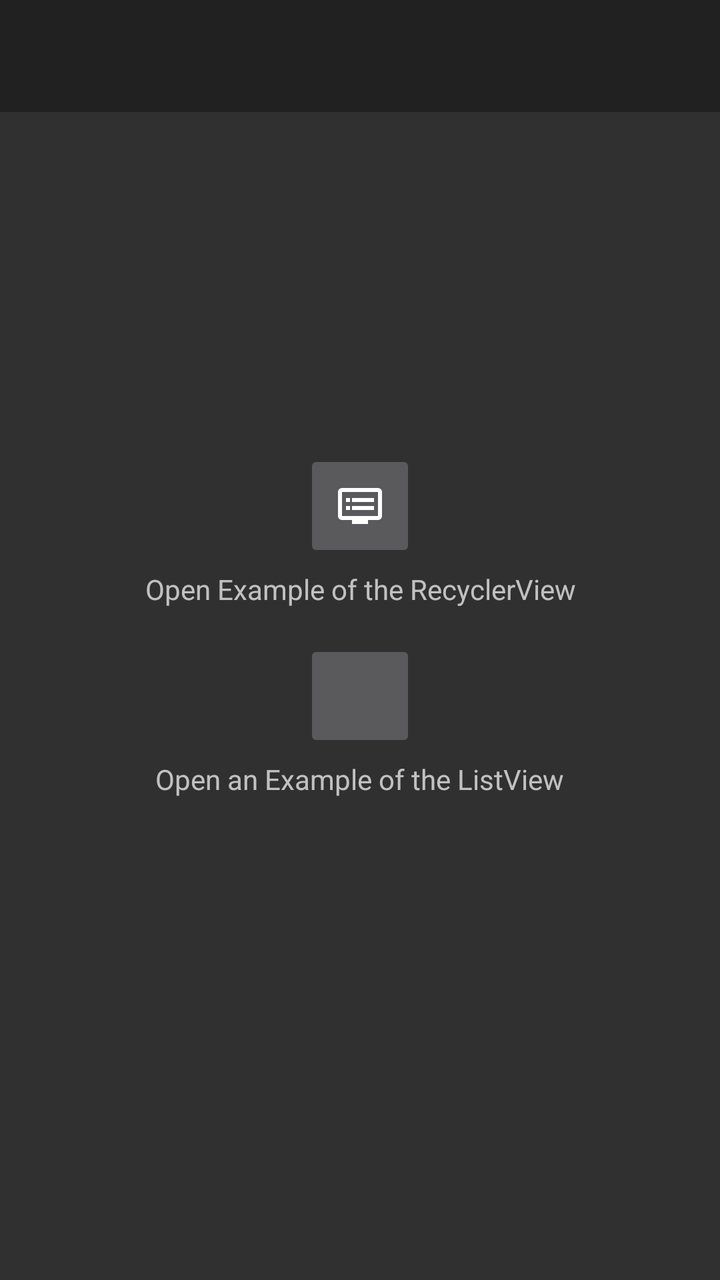
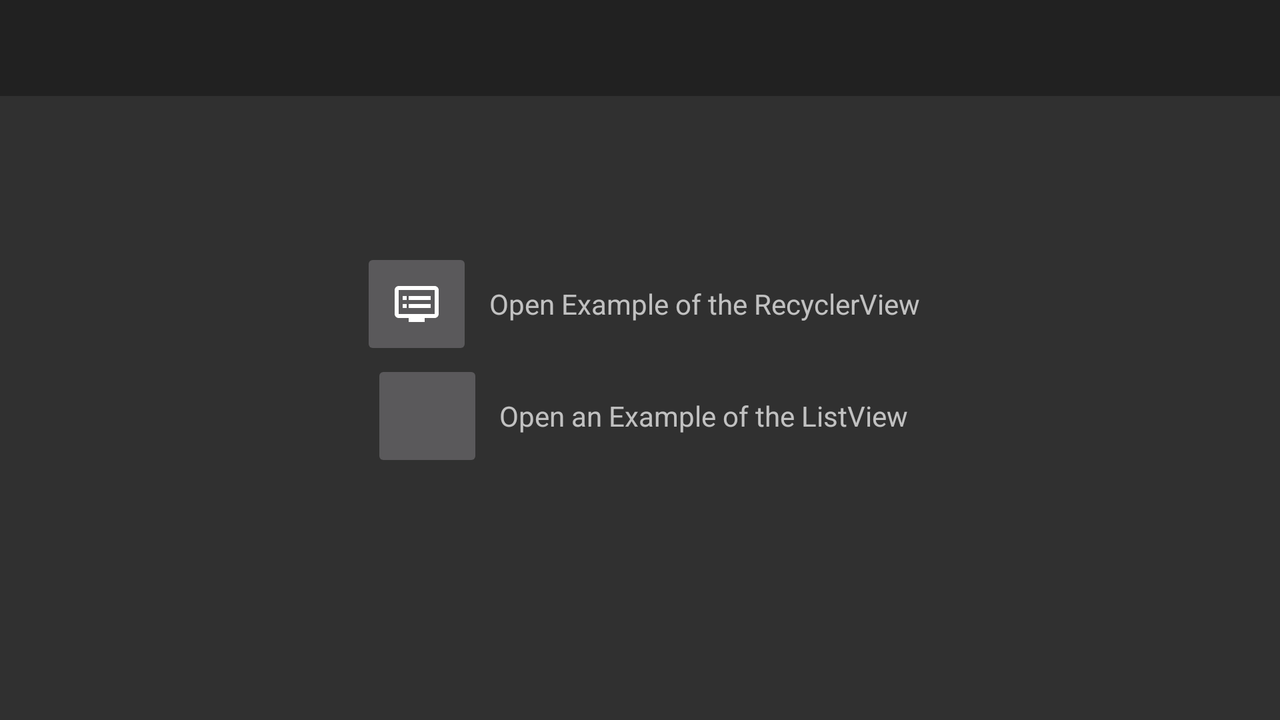

One screen, two layout resources from the same app: the default and the repository's alternative for another configuration. Each is rendered where Android would select it; the XML of both is given below.
<!-- AndroidManifest.xml: application theme Theme.AppCompat.NoActionBar -->
<!-- res/layout/activity_main.xml -->
<?xml version="1.0" encoding="utf-8"?>
<android.support.v4.widget.DrawerLayout xmlns:android="http://schemas.android.com/apk/res/android"
    xmlns:app="http://schemas.android.com/apk/res-auto"
    android:id="@+id/drawer_layout"
    android:layout_width="match_parent"
    android:layout_height="match_parent"
    android:fitsSystemWindows="true">

    <FrameLayout
        android:layout_width="match_parent"
        android:layout_height="match_parent">

        <LinearLayout
            android:layout_width="match_parent"
            android:layout_height="match_parent"
            android:orientation="vertical"
            android:layout_gravity="center_horizontal"
            android:gravity="center_vertical">

            <ImageButton
                android:id="@+id/openRecyclerView"
                android:layout_width="56dp"
                android:layout_height="56dp"
                android:src="@drawable/ic_recycler_24dp"
                android:layout_gravity="center_horizontal"
                android:layout_marginBottom="@dimen/small_wrap"/>
            <TextView
                android:layout_width="wrap_content"
                android:layout_height="wrap_content"
                android:text="@string/open_recycler_example"
                android:textAlignment="center"
                android:layout_gravity="center_horizontal"
                android:layout_marginBottom="@dimen/normal_large"/>

            <ImageButton
                android:id="@+id/openListView"
                android:layout_width="56dp"
                android:layout_height="56dp"
                android:src="@drawable/ic_list_24dp"
                android:layout_gravity="center_horizontal"
                android:layout_marginBottom="@dimen/small_wrap"/>
            <TextView
                android:layout_width="wrap_content"
                android:layout_height="wrap_content"
                android:text="@string/open_list_example"
                android:textAlignment="center"
                android:layout_gravity="center_horizontal"
                android:layout_marginBottom="@dimen/normal_large"/>
        </LinearLayout>

        <android.support.v7.widget.Toolbar
            android:id="@+id/toolbar"
            android:layout_width="match_parent"
            android:layout_height="?attr/actionBarSize"
            android:background="?attr/colorPrimary"
            android:theme="@style/ThemeOverlay.AppCompat.ActionBar" />
    </FrameLayout>

    <android.support.design.widget.NavigationView
        android:id="@+id/nav_view"
        android:layout_width="wrap_content"
        android:layout_height="match_parent"
        android:layout_gravity="start"
        android:fitsSystemWindows="true"
        app:headerLayout="@layout/nav_header"
        app:menu="@menu/drawer_view" />

</android.support.v4.widget.DrawerLayout>
<!-- res/layout/nav_header.xml (included above) -->
<?xml version="1.0" encoding="utf-8"?>
<LinearLayout xmlns:android="http://schemas.android.com/apk/res/android"
    android:layout_width="match_parent"
    android:layout_height="192dp"
    android:background="@color/colorPrimaryDark"
    android:gravity="bottom"
    android:orientation="vertical"
    android:padding="16dp"
    android:theme="@style/ThemeOverlay.AppCompat.Dark"
    android:weightSum="3">

    <ImageView
        android:id="@+id/nav_header_image"
        android:layout_width="140dp"
        android:layout_height="140dp"
        android:layout_gravity="center"
        android:layout_margin="2dp"
        android:layout_weight="2"/>

    <TextView
        android:layout_weight="1"
        android:textAlignment="center"
        android:layout_width="match_parent"
        android:layout_height="wrap_content"
        android:text="@string/beautiful_islands"
        android:textColor="#FFF"
        android:textAppearance="@style/TextAppearance.AppCompat.Body1" />
</LinearLayout>
<!-- resources referenced by this layout -->
<resources>
  <color name="colorPrimaryDark">#111111</color>
  <dimen name="normal_large">16dp</dimen>
  <dimen name="small_wrap">4dp</dimen>
  <!-- drawable ic_recycler_24dp (drawable) -->
  <vector xmlns:android="http://schemas.android.com/apk/res/android"
          android:width="24dp"
          android:height="24dp"
          android:viewportWidth="24.0"
          android:viewportHeight="24.0">
      <path
          android:fillColor="#FFFFFFFF"
          android:pathData="M21,3L3,3c-1.1,0 -2,0.9 -2,2v12c0,1.1 0.9,2 2,2h5v2h8v-2h5c1.1,0 1.99,-0.9 1.99,-2L23,5c0,-1.1 -0.9,-2 -2,-2zM21,17L3,17L3,5h18v12zM19,8L8,8v2h11L19,8zM19,12L8,12v2h11v-2zM7,8L5,8v2h2L7,8zM7,12L5,12v2h2v-2z"/>
  </vector>
  <string name="beautiful_islands">Beautiful Islands</string>
  <string name="open_list_example">Open an Example of the ListView</string>
  <string name="open_recycler_example">Open Example of the RecyclerView</string>
</resources>
<!-- res/layout-land/activity_main.xml (the repository's variant of the layout above) -->
<!-- drawn on the phone turned sideways -->
<?xml version="1.0" encoding="utf-8"?>
<android.support.v4.widget.DrawerLayout xmlns:android="http://schemas.android.com/apk/res/android"
    xmlns:app="http://schemas.android.com/apk/res-auto"
    android:id="@+id/drawer_layout"
    android:layout_width="match_parent"
    android:layout_height="match_parent"
    android:fitsSystemWindows="true">

    <FrameLayout
        android:layout_width="match_parent"
        android:layout_height="match_parent">

        <LinearLayout
            android:layout_width="match_parent"
            android:layout_height="match_parent"
            android:layout_gravity="center_horizontal"
            android:gravity="center_vertical"
            android:orientation="vertical">

            <LinearLayout
                android:layout_width="wrap_content"
                android:layout_height="wrap_content"
                android:orientation="horizontal"
                android:layout_gravity="center_horizontal">

                <ImageButton
                    android:id="@+id/openRecyclerView"
                    android:layout_width="56dp"
                    android:layout_height="56dp"
                    android:layout_gravity="center_horizontal"
                    android:src="@drawable/ic_recycler_24dp"
                    android:layout_marginRight="@dimen/normal_wrap"/>

                <TextView
                    android:layout_width="wrap_content"
                    android:layout_height="wrap_content"
                    android:layout_gravity="center_vertical"
                    android:text="@string/open_recycler_example"
                    android:textAlignment="center" />
            </LinearLayout>

            <LinearLayout
                android:layout_width="wrap_content"
                android:layout_height="wrap_content"
                android:orientation="horizontal"
                android:layout_gravity="center_horizontal">

                <ImageButton
                    android:id="@+id/openListView"
                    android:layout_width="56dp"
                    android:layout_height="56dp"
                    android:layout_gravity="center_horizontal"
                    android:src="@drawable/ic_list_24dp"
                    android:layout_marginRight="@dimen/normal_wrap" />

                <TextView
                    android:layout_width="wrap_content"
                    android:layout_height="wrap_content"
                    android:layout_gravity="center_vertical"
                    android:text="@string/open_list_example"
                    android:textAlignment="center" />
            </LinearLayout>
        </LinearLayout>

        <android.support.v7.widget.Toolbar
            android:id="@+id/toolbar"
            android:layout_width="match_parent"
            android:layout_height="?attr/actionBarSize"
            android:background="?attr/colorPrimary"
            android:theme="@style/ThemeOverlay.AppCompat.ActionBar" />
    </FrameLayout>

    <android.support.design.widget.NavigationView
        android:id="@+id/nav_view"
        android:layout_width="wrap_content"
        android:layout_height="match_parent"
        android:layout_gravity="start"
        android:fitsSystemWindows="true"
        app:headerLayout="@layout/nav_header"
        app:menu="@menu/drawer_view" />

</android.support.v4.widget.DrawerLayout>
<!-- resources referenced by the variant -->
<!-- as the phone turned sideways resolves them -->
<resources>
  <color name="colorPrimaryDark">#111111</color>
  <dimen name="normal_wrap">8dp</dimen>
  <!-- drawable ic_recycler_24dp (drawable) -->
  <vector xmlns:android="http://schemas.android.com/apk/res/android"
          android:width="24dp"
          android:height="24dp"
          android:viewportWidth="24.0"
          android:viewportHeight="24.0">
      <path
          android:fillColor="#FFFFFFFF"
          android:pathData="M21,3L3,3c-1.1,0 -2,0.9 -2,2v12c0,1.1 0.9,2 2,2h5v2h8v-2h5c1.1,0 1.99,-0.9 1.99,-2L23,5c0,-1.1 -0.9,-2 -2,-2zM21,17L3,17L3,5h18v12zM19,8L8,8v2h11L19,8zM19,12L8,12v2h11v-2zM7,8L5,8v2h2L7,8zM7,12L5,12v2h2v-2z"/>
  </vector>
  <string name="beautiful_islands">Beautiful Islands</string>
  <string name="open_list_example">Open an Example of the ListView</string>
  <string name="open_recycler_example">Open Example of the RecyclerView</string>
</resources>
